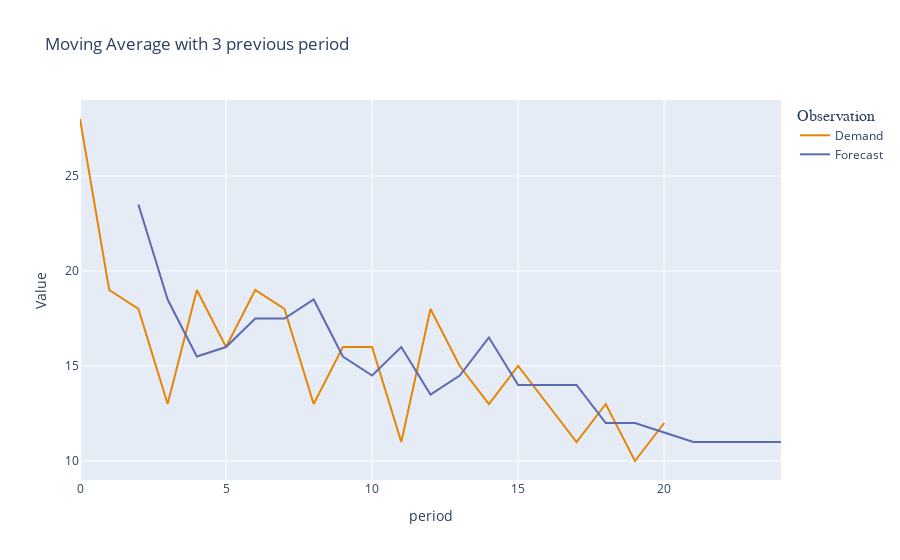

Notebook cell for this chart:
### Code cell
px.line(
    df_2,
    y = ['Demand','Forecast'],
    color_discrete_sequence=px.colors.qualitative.Vivid,
    # hover_name={'variables':'observation'},
    title = 'Moving Average with 3 previous period',
    labels={
        'value':'Value',
        'index':'period'
    }
).update_layout(
    legend_title = {
        'text':'Observation',
        'font_size':16,
        'font_family':'Comic Sans'
    }
)

### Figure 1 — Plotly figure (JSON) as saved in the notebook; plotly's stock layout.template omitted (floating-point values rounded to 4 significant figures)
{"data": [{"hovertemplate": "variable=Demand<br>period=%{x}<br>Value=%{y}<extra></extra>", "legendgroup": "Demand", "line": {"color": "rgb(229, 134, 6)", "dash": "solid"}, "marker": {"symbol": "circle"}, "mode": "lines", "name": "Demand", "orientation": "v", "showlegend": true, "type": "scatter", "x": [0, 1, 2, 3, 4, 5, 6, 7, 8, 9, 10, 11, 12, 13, 14, 15, 16, 17, 18, 19, 20, 21, 22, 23, 24], "xaxis": "x", "y": [28, 19, 18, 13, 19, 16, 19, 18, 13, 16, 16, 11, 18, 15, 13, 15, 13, 11, 13, 10, 12, null, null, null, null], "yaxis": "y"}, {"hovertemplate": "variable=Forecast<br>period=%{x}<br>Value=%{y}<extra></extra>", "legendgroup": "Forecast", "line": {"color": "rgb(93, 105, 177)", "dash": "solid"}, "marker": {"symbol": "circle"}, "mode": "lines", "name": "Forecast", "orientation": "v", "showlegend": true, "type": "scatter", "x": [0, 1, 2, 3, 4, 5, 6, 7, 8, 9, 10, 11, 12, 13, 14, 15, 16, 17, 18, 19, 20, 21, 22, 23, 24], "xaxis": "x", "y": [null, null, 23.5, 18.5, 15.5, 16, 17.5, 17.5, 18.5, 15.5, 14.5, 16, 13.5, 14.5, 16.5, 14, 14, 14, 12, 12, 11.5, 11, 11, 11, 11], "yaxis": "y"}], "layout": {"legend": {"title": {"font": {"family": "Comic Sans", "size": 16}, "text": "Observation"}, "tracegroupgap": 0}, "title": {"text": "Moving Average with 3 previous period"}, "xaxis": {"anchor": "y", "domain": [0, 1], "title": {"text": "period"}}, "yaxis": {"anchor": "x", "domain": [0, 1], "title": {"text": "Value"}}}}
